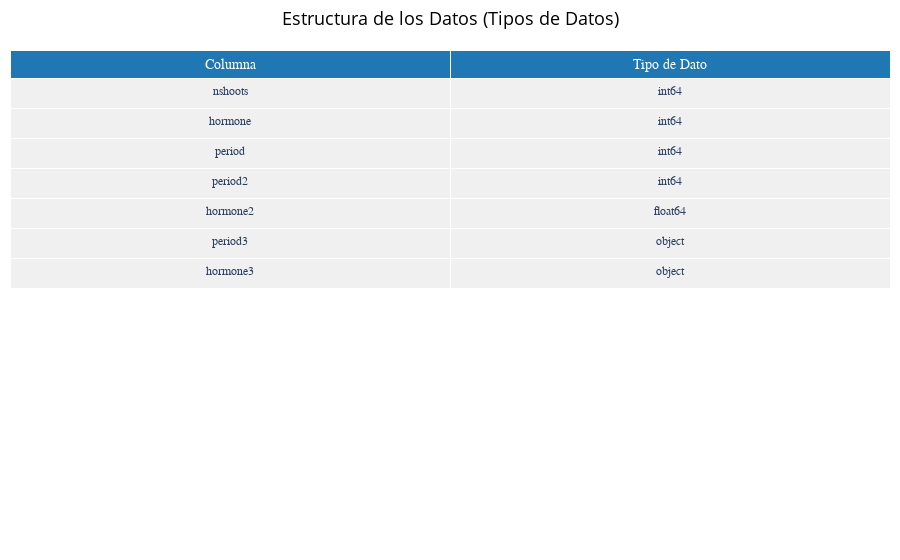

The code cell stored with this chart in its notebook:
### Code cell
import pandas as pd
import plotly.graph_objects as go

# Leer el archivo Excel 'trajan.xlsx' en un DataFrame
file_path = 'C:/Users/Acer/Downloads/trajan.xlsx'
df = pd.read_excel(file_path, engine='openpyxl')

# Crear una tabla con la estructura de los datos (tipos de datos)
data_types_df = pd.DataFrame({
    'Columna': df.columns,
    'Tipo de Dato': [str(df[col].dtype) for col in df.columns]  # Convertir el tipo de dato a string
})

# Crear la tabla interactiva con Plotly
fig_types = go.Figure(data=[go.Table(
    header=dict(
        values=['Columna', 'Tipo de Dato'],
        fill_color='#1f77b4',
        font=dict(color='white', size=14, family="Arial"),
        align='center'
    ),
    cells=dict(
        values=[data_types_df['Columna'], data_types_df['Tipo de Dato']],
        fill_color='rgba(204, 204, 204, 0.3)',
        align='center',
        font=dict(size=12, family="Arial"),
        height=30
    )
)])

fig_types.update_layout(
    title='Estructura de los Datos (Tipos de Datos)',
    title_x=0.5,
    title_font=dict(size=18, color='#000000'),
    plot_bgcolor='white',
    paper_bgcolor='white',
    margin=dict(l=10, r=10, t=50, b=10)
)

# Mostrar la figura
fig_types.show()

### Figure 1 — Plotly figure (JSON) as saved in the notebook; plotly's stock layout.template omitted (floating-point values rounded to 4 significant figures)
{"data": [{"cells": {"align": "center", "fill": {"color": "rgba(204, 204, 204, 0.3)"}, "font": {"family": "Arial", "size": 12}, "height": 30, "values": [["nshoots", "hormone", "period", "period2", "hormone2", "period3", "hormone3"], ["int64", "int64", "int64", "int64", "float64", "object", "object"]]}, "header": {"align": "center", "fill": {"color": "#1f77b4"}, "font": {"color": "white", "family": "Arial", "size": 14}, "values": ["Columna", "Tipo de Dato"]}, "type": "table"}], "layout": {"margin": {"b": 10, "l": 10, "r": 10, "t": 50}, "paper_bgcolor": "white", "plot_bgcolor": "white", "title": {"font": {"color": "#000000", "size": 18}, "text": "Estructura de los Datos (Tipos de Datos)", "x": 0.5}}}
